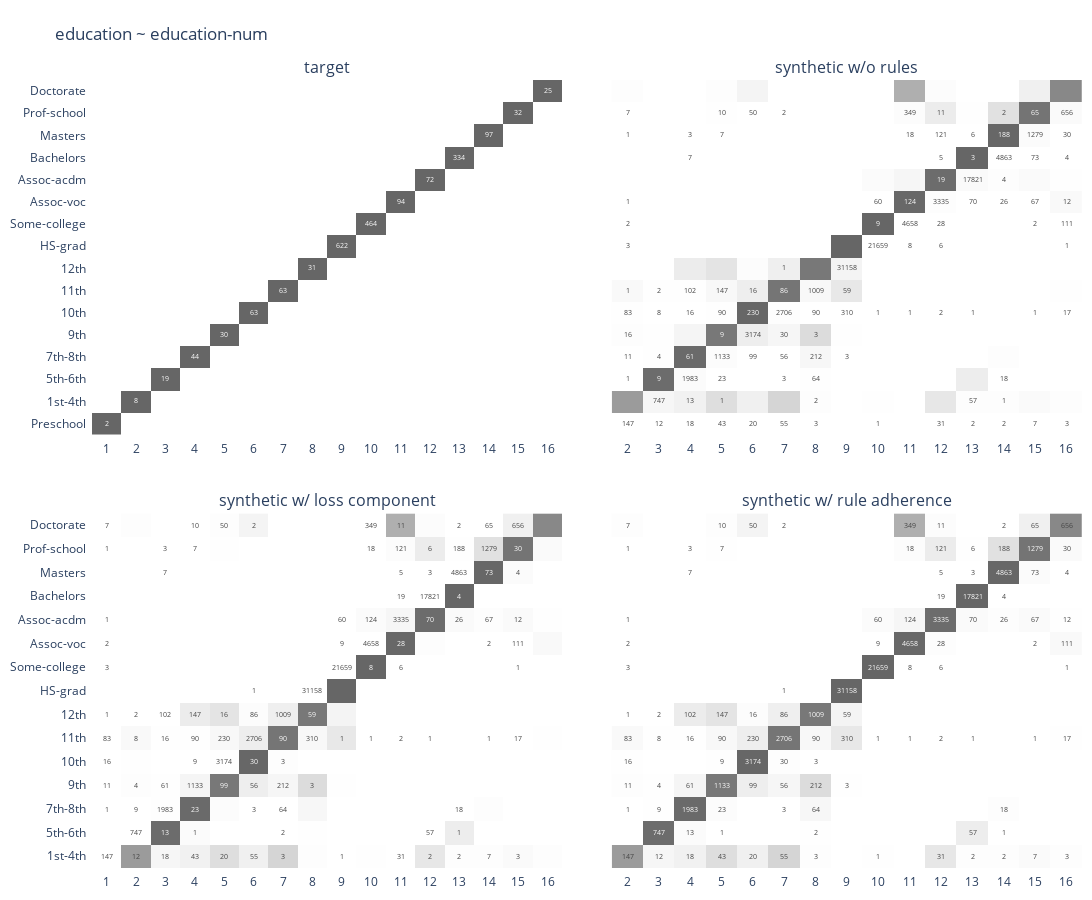

The notebook cell this image was saved under:
### Code cell
layout = go.Layout(
    title='education ~ education-num',
    plot_bgcolor="rgba(0,0,0,0)",
    autosize=False,
    height=900,
    width=1100,
    margin=dict(l=10, r=10, b=10, t=80, pad=5),
    showlegend=False,
)
fig = go.Figure(layout=layout).set_subplots(
    rows=2,
    cols=2,
    horizontal_spacing=0.05,
    vertical_spacing=0.10,
    shared_yaxes=True,
    shared_xaxes=True,
    subplot_titles=("target", 
                    "synthetic w/o rules", 
                    "synthetic w/ loss component", 
                    "synthetic w/ rule adherence"),
)

def heat(data):
    df = data[['education', 'education-num']].value_counts().to_frame('cnt').reset_index()
    df = pd.merge(df, edu, how='left', on=['education', 'education-num']).fillna(1000).sort_values('sort_idx')
    df["share_by_row"] = df["cnt"] / df.groupby("education")["cnt"].transform("sum")
    df["text"] = (df[["share_by_row"]] * 100).round(1)
    heat = go.Heatmap(
        x=df["education-num"],
        y=df["education"],
        z=df["share_by_row"],
        text=df["cnt"],
        texttemplate="%{text}",
        textfont={"size": 7},
        zmin=0,
        zmax=1,
        colorscale=["white", "#A7A7A7", "#7B7B7B", "#666666"],
        showscale=False,
    )
    return heat

fig.add_trace(heat(tgt), row=1, col=1)
fig.add_trace(heat(syn), row=1, col=2)
fig.add_trace(heat(syn_trn), row=2, col=1)
fig.add_trace(heat(syn_gen), row=2, col=2)
fig.update_xaxes(tickangle=0, showticklabels = True, type = 'category')
fig.write_image("adult_education.png")
fig

### Figure 1 — Plotly figure (JSON) as saved in the notebook; plotly's stock layout.template omitted (floating-point values rounded to 4 significant figures)
{"data": [{"colorscale": [[0, "white"], [0.3333, "#A7A7A7"], [0.6667, "#7B7B7B"], [1, "#666666"]], "showscale": false, "text": [2, 8, 19, 44, 30, 63, 63, 31, 622, 464, 94, 72, 334, 97, 32, 25], "textfont": {"size": 7}, "texttemplate": "%{text}", "type": "heatmap", "x": [1, 2, 3, 4, 5, 6, 7, 8, 9, 10, 11, 12, 13, 14, 15, 16], "xaxis": "x", "y": ["Preschool", "1st-4th", "5th-6th", "7th-8th", "9th", "10th", "11th", "12th", "HS-grad", "Some-college", "Assoc-voc", "Assoc-acdm", "Bachelors", "Masters", "Prof-school", "Doctorate"], "yaxis": "y", "z": [1, 1, 1, 1, 1, 1, 1, 1, 1, 1, 1, 1, 1, 1, 1, 1], "zmax": 1, "zmin": 0}, {"colorscale": [[0, "white"], [0.3333, "#A7A7A7"], [0.6667, "#7B7B7B"], [1, "#666666"]], "showscale": false, "text": [147, 747, 1983, 1133, 3174, 2706, 1009, 31158, 21659, 4658, 3335, 17821, 4863, 1279, 656, 5, 4, 4, 3, 3, 3, 3, 6, 4, 6, 8, 7, 7, 7, 8, 3, 9, 9, 9, 10, 7, 3, 2, 3, 1, 1, 1, 1, 1, 1, 1, 1, 1, 3, 1, 2, 2, 2, 2, 11, 2, 2, 2, 2, 1, 11, 17, 12, 64, 65, 67, 70, 73, 83, 86, 90, 90, 61, 99, 111, 121, 124, 147, 188, 212, 230, 310, 349, 102, 12, 60, 57, 13, 16, 16, 16, 1, 18, 18, 18, 19, 59, 20, 26, 28, 30, 30, 31, 43, 50, 55, 56, 23, 1], "textfont": {"size": 7}, "texttemplate": "%{text}", "type": "heatmap", "x": [2, 3, 4, 5, 6, 7, 8, 9, 10, 11, 12, 13, 14, 15, 16, 12, 16, 3, 8, 13, 16, 8, 13, 14, 12, 11, 2, 4, 5, 3, 4, 3, 5, 10, 5, 15, 9, 12, 7, 5, 16, 13, 15, 2, 11, 2, 14, 2, 2, 2, 14, 15, 13, 3, 2, 2, 14, 7, 8, 7, 12, 16, 3, 8, 15, 15, 13, 15, 2, 7, 5, 8, 4, 6, 16, 12, 11, 5, 14, 8, 6, 9, 11, 4, 16, 10, 13, 4, 2, 6, 4, 10, 14, 11, 4, 12, 9, 6, 14, 12, 7, 16, 12, 5, 6, 7, 7, 5, 10], "xaxis": "x2", "y": ["1st-4th", "5th-6th", "7th-8th", "9th", "10th", "11th", "12th", "HS-grad", "Some-college", "Assoc-voc", "Assoc-acdm", "Bachelors", "Masters", "Prof-school", "Doctorate", "Masters", "Masters", "9th", "1st-4th", "Masters", "1st-4th", "10th", "Prof-school", "Bachelors", "Some-college", "Some-college", "Doctorate", "Masters", "Prof-school", "11th", "Prof-school", "7th-8th", "10th", "Assoc-voc", "Doctorate", "1st-4th", "9th", "11th", "7th-8th", "5th-6th", "Some-college", "11th", "11th", "12th", "11th", "Prof-school", "5th-6th", "7th-8th", "Some-college", "Assoc-acdm", "1st-4th", "Assoc-voc", "1st-4th", "12th", "9th", "Assoc-voc", "Doctorate", "Doctorate", "5th-6th", "HS-grad", "Doctorate", "11th", "1st-4th", "7th-8th", "Doctorate", "Assoc-acdm", "Assoc-acdm", "Masters", "11th", "12th", "11th", "11th", "9th", "9th", "Assoc-voc", "Prof-school", "Assoc-acdm", "12th", "Prof-school", "9th", "11th", "11th", "Doctorate", "12th", "Assoc-acdm", "Assoc-acdm", "5th-6th", "5th-6th", "10th", "12th", "11th", "11th", "7th-8th", "Prof-school", "1st-4th", "Bachelors", "12th", "1st-4th", "Assoc-acdm", "Assoc-voc", "10th", "Prof-school", "1st-4th", "1st-4th", "Doctorate", "1st-4th", "9th", "7th-8th", "1st-4th"], "yaxis": "y2", "z": [0.4273, 0.9099, 0.9438, 0.7175, 0.9821, 0.761, 0.7096, 1.0, 0.9992, 0.9684, 0.9026, 0.9987, 0.9814, 0.7737, 0.5694, 0.001009, 0.0008073, 0.002533, 0.008721, 0.0006054, 0.008721, 0.0009282, 0.00363, 0.0002242, 0.0002768, 0.0003691, 0.006076, 0.001413, 0.004235, 0.00225, 0.001815, 0.004284, 0.002785, 0.001871, 0.008681, 0.02035, 0.0019, 0.0005624, 0.001428, 0.001218, 4.613e-05, 0.0002812, 0.0002812, 0.0007032, 0.0002812, 0.000605, 0.001218, 0.000476, 0.0001384, 0.0002706, 0.005814, 0.0004158, 0.005814, 0.001406, 0.006966, 0.0004158, 0.001736, 0.001736, 0.002436, 3.209e-05, 0.009549, 0.004781, 0.03488, 0.03046, 0.05642, 0.01813, 0.01894, 0.01473, 0.02334, 0.06048, 0.02531, 0.02531, 0.03863, 0.0627, 0.02308, 0.0732, 0.03356, 0.1034, 0.1137, 0.1343, 0.06468, 0.08718, 0.303, 0.07173, 0.003248, 0.01624, 0.06943, 0.01583, 0.00495, 0.01125, 0.004499, 0.0002812, 0.008567, 0.01089, 0.05233, 0.001065, 0.04149, 0.05814, 0.007037, 0.005821, 0.009282, 0.01815, 0.09012, 0.125, 0.0434, 0.1599, 0.03547, 0.01095, 0.002907], "zmax": 1, "zmin": 0}, {"colorscale": [[0, "white"], [0.3333, "#A7A7A7"], [0.6667, "#7B7B7B"], [1, "#666666"]], "showscale": false, "text": [147, 747, 1983, 1133, 3174, 2706, 1009, 31158, 21659, 4658, 3335, 17821, 4863, 1279, 656, 5, 4, 4, 3, 3, 3, 3, 6, 4, 6, 8, 7, 7, 7, 8, 3, 9, 9, 9, 10, 7, 3, 2, 3, 1, 1, 1, 1, 1, 1, 1, 1, 1, 3, 1, 2, 2, 2, 2, 11, 2, 2, 2, 2, 1, 11, 17, 12, 64, 65, 67, 70, 73, 83, 86, 90, 90, 61, 99, 111, 121, 124, 147, 188, 212, 230, 310, 349, 102, 12, 60, 57, 13, 16, 16, 16, 1, 18, 18, 18, 19, 59, 20, 26, 28, 30, 30, 31, 43, 50, 55, 56, 23, 1], "textfont": {"size": 7}, "texttemplate": "%{text}", "type": "heatmap", "x": [2, 3, 4, 5, 6, 7, 8, 9, 10, 11, 12, 13, 14, 15, 16, 12, 16, 3, 8, 13, 16, 8, 13, 14, 12, 11, 2, 4, 5, 3, 4, 3, 5, 10, 5, 15, 9, 12, 7, 5, 16, 13, 15, 2, 11, 2, 14, 2, 2, 2, 14, 15, 13, 3, 2, 2, 14, 7, 8, 7, 12, 16, 3, 8, 15, 15, 13, 15, 2, 7, 5, 8, 4, 6, 16, 12, 11, 5, 14, 8, 6, 9, 11, 4, 16, 10, 13, 4, 2, 6, 4, 10, 14, 11, 4, 12, 9, 6, 14, 12, 7, 16, 12, 5, 6, 7, 7, 5, 10], "xaxis": "x3", "y": ["1st-4th", "5th-6th", "7th-8th", "9th", "10th", "11th", "12th", "HS-grad", "Some-college", "Assoc-voc", "Assoc-acdm", "Bachelors", "Masters", "Prof-school", "Doctorate", "Masters", "Masters", "9th", "1st-4th", "Masters", "1st-4th", "10th", "Prof-school", "Bachelors", "Some-college", "Some-college", "Doctorate", "Masters", "Prof-school", "11th", "Prof-school", "7th-8th", "10th", "Assoc-voc", "Doctorate", "1st-4th", "9th", "11th", "7th-8th", "5th-6th", "Some-college", "11th", "11th", "12th", "11th", "Prof-school", "5th-6th", "7th-8th", "Some-college", "Assoc-acdm", "1st-4th", "Assoc-voc", "1st-4th", "12th", "9th", "Assoc-voc", "Doctorate", "Doctorate", "5th-6th", "HS-grad", "Doctorate", "11th", "1st-4th", "7th-8th", "Doctorate", "Assoc-acdm", "Assoc-acdm", "Masters", "11th", "12th", "11th", "11th", "9th", "9th", "Assoc-voc", "Prof-school", "Assoc-acdm", "12th", "Prof-school", "9th", "11th", "11th", "Doctorate", "12th", "Assoc-acdm", "Assoc-acdm", "5th-6th", "5th-6th", "10th", "12th", "11th", "11th", "7th-8th", "Prof-school", "1st-4th", "Bachelors", "12th", "1st-4th", "Assoc-acdm", "Assoc-voc", "10th", "Prof-school", "1st-4th", "1st-4th", "Doctorate", "1st-4th", "9th", "7th-8th", "1st-4th"], "yaxis": "y3", "z": [0.4273, 0.9099, 0.9438, 0.7175, 0.9821, 0.761, 0.7096, 1.0, 0.9992, 0.9684, 0.9026, 0.9987, 0.9814, 0.7737, 0.5694, 0.001009, 0.0008073, 0.002533, 0.008721, 0.0006054, 0.008721, 0.0009282, 0.00363, 0.0002242, 0.0002768, 0.0003691, 0.006076, 0.001413, 0.004235, 0.00225, 0.001815, 0.004284, 0.002785, 0.001871, 0.008681, 0.02035, 0.0019, 0.0005624, 0.001428, 0.001218, 4.613e-05, 0.0002812, 0.0002812, 0.0007032, 0.0002812, 0.000605, 0.001218, 0.000476, 0.0001384, 0.0002706, 0.005814, 0.0004158, 0.005814, 0.001406, 0.006966, 0.0004158, 0.001736, 0.001736, 0.002436, 3.209e-05, 0.009549, 0.004781, 0.03488, 0.03046, 0.05642, 0.01813, 0.01894, 0.01473, 0.02334, 0.06048, 0.02531, 0.02531, 0.03863, 0.0627, 0.02308, 0.0732, 0.03356, 0.1034, 0.1137, 0.1343, 0.06468, 0.08718, 0.303, 0.07173, 0.003248, 0.01624, 0.06943, 0.01583, 0.00495, 0.01125, 0.004499, 0.0002812, 0.008567, 0.01089, 0.05233, 0.001065, 0.04149, 0.05814, 0.007037, 0.005821, 0.009282, 0.01815, 0.09012, 0.125, 0.0434, 0.1599, 0.03547, 0.01095, 0.002907], "zmax": 1, "zmin": 0}, {"colorscale": [[0, "white"], [0.3333, "#A7A7A7"], [0.6667, "#7B7B7B"], [1, "#666666"]], "showscale": false, "text": [147, 747, 1983, 1133, 3174, 2706, 1009, 31158, 21659, 4658, 3335, 17821, 4863, 1279, 656, 5, 4, 4, 3, 3, 3, 3, 6, 4, 6, 8, 7, 7, 7, 8, 3, 9, 9, 9, 10, 7, 3, 2, 3, 1, 1, 1, 1, 1, 1, 1, 1, 1, 3, 1, 2, 2, 2, 2, 11, 2, 2, 2, 2, 1, 11, 17, 12, 64, 65, 67, 70, 73, 83, 86, 90, 90, 61, 99, 111, 121, 124, 147, 188, 212, 230, 310, 349, 102, 12, 60, 57, 13, 16, 16, 16, 1, 18, 18, 18, 19, 59, 20, 26, 28, 30, 30, 31, 43, 50, 55, 56, 23, 1], "textfont": {"size": 7}, "texttemplate": "%{text}", "type": "heatmap", "x": [2, 3, 4, 5, 6, 7, 8, 9, 10, 11, 12, 13, 14, 15, 16, 12, 16, 3, 8, 13, 16, 8, 13, 14, 12, 11, 2, 4, 5, 3, 4, 3, 5, 10, 5, 15, 9, 12, 7, 5, 16, 13, 15, 2, 11, 2, 14, 2, 2, 2, 14, 15, 13, 3, 2, 2, 14, 7, 8, 7, 12, 16, 3, 8, 15, 15, 13, 15, 2, 7, 5, 8, 4, 6, 16, 12, 11, 5, 14, 8, 6, 9, 11, 4, 16, 10, 13, 4, 2, 6, 4, 10, 14, 11, 4, 12, 9, 6, 14, 12, 7, 16, 12, 5, 6, 7, 7, 5, 10], "xaxis": "x4", "y": ["1st-4th", "5th-6th", "7th-8th", "9th", "10th", "11th", "12th", "HS-grad", "Some-college", "Assoc-voc", "Assoc-acdm", "Bachelors", "Masters", "Prof-school", "Doctorate", "Masters", "Masters", "9th", "1st-4th", "Masters", "1st-4th", "10th", "Prof-school", "Bachelors", "Some-college", "Some-college", "Doctorate", "Masters", "Prof-school", "11th", "Prof-school", "7th-8th", "10th", "Assoc-voc", "Doctorate", "1st-4th", "9th", "11th", "7th-8th", "5th-6th", "Some-college", "11th", "11th", "12th", "11th", "Prof-school", "5th-6th", "7th-8th", "Some-college", "Assoc-acdm", "1st-4th", "Assoc-voc", "1st-4th", "12th", "9th", "Assoc-voc", "Doctorate", "Doctorate", "5th-6th", "HS-grad", "Doctorate", "11th", "1st-4th", "7th-8th", "Doctorate", "Assoc-acdm", "Assoc-acdm", "Masters", "11th", "12th", "11th", "11th", "9th", "9th", "Assoc-voc", "Prof-school", "Assoc-acdm", "12th", "Prof-school", "9th", "11th", "11th", "Doctorate", "12th", "Assoc-acdm", "Assoc-acdm", "5th-6th", "5th-6th", "10th", "12th", "11th", "11th", "7th-8th", "Prof-school", "1st-4th", "Bachelors", "12th", "1st-4th", "Assoc-acdm", "Assoc-voc", "10th", "Prof-school", "1st-4th", "1st-4th", "Doctorate", "1st-4th", "9th", "7th-8th", "1st-4th"], "yaxis": "y4", "z": [0.4273, 0.9099, 0.9438, 0.7175, 0.9821, 0.761, 0.7096, 1.0, 0.9992, 0.9684, 0.9026, 0.9987, 0.9814, 0.7737, 0.5694, 0.001009, 0.0008073, 0.002533, 0.008721, 0.0006054, 0.008721, 0.0009282, 0.00363, 0.0002242, 0.0002768, 0.0003691, 0.006076, 0.001413, 0.004235, 0.00225, 0.001815, 0.004284, 0.002785, 0.001871, 0.008681, 0.02035, 0.0019, 0.0005624, 0.001428, 0.001218, 4.613e-05, 0.0002812, 0.0002812, 0.0007032, 0.0002812, 0.000605, 0.001218, 0.000476, 0.0001384, 0.0002706, 0.005814, 0.0004158, 0.005814, 0.001406, 0.006966, 0.0004158, 0.001736, 0.001736, 0.002436, 3.209e-05, 0.009549, 0.004781, 0.03488, 0.03046, 0.05642, 0.01813, 0.01894, 0.01473, 0.02334, 0.06048, 0.02531, 0.02531, 0.03863, 0.0627, 0.02308, 0.0732, 0.03356, 0.1034, 0.1137, 0.1343, 0.06468, 0.08718, 0.303, 0.07173, 0.003248, 0.01624, 0.06943, 0.01583, 0.00495, 0.01125, 0.004499, 0.0002812, 0.008567, 0.01089, 0.05233, 0.001065, 0.04149, 0.05814, 0.007037, 0.005821, 0.009282, 0.01815, 0.09012, 0.125, 0.0434, 0.1599, 0.03547, 0.01095, 0.002907], "zmax": 1, "zmin": 0}], "layout": {"annotations": [{"font": {"size": 16}, "showarrow": false, "text": "target", "x": 0.2375, "xanchor": "center", "xref": "paper", "y": 1, "yanchor": "bottom", "yref": "paper"}, {"font": {"size": 16}, "showarrow": false, "text": "synthetic w/o rules", "x": 0.7625, "xanchor": "center", "xref": "paper", "y": 1, "yanchor": "bottom", "yref": "paper"}, {"font": {"size": 16}, "showarrow": false, "text": "synthetic w/ loss component", "x": 0.2375, "xanchor": "center", "xref": "paper", "y": 0.45, "yanchor": "bottom", "yref": "paper"}, {"font": {"size": 16}, "showarrow": false, "text": "synthetic w/ rule adherence", "x": 0.7625, "xanchor": "center", "xref": "paper", "y": 0.45, "yanchor": "bottom", "yref": "paper"}], "autosize": false, "height": 900, "margin": {"b": 10, "l": 10, "pad": 5, "r": 10, "t": 80}, "plot_bgcolor": "rgba(0, 0, 0, 0)", "showlegend": false, "title": {"text": "education ~ education-num"}, "width": 1100, "xaxis": {"anchor": "y", "autorange": true, "domain": [0, 0.475], "matches": "x3", "range": [-0.5, 15.5], "showticklabels": true, "tickangle": 0, "type": "category"}, "xaxis2": {"anchor": "y2", "autorange": true, "domain": [0.525, 1], "matches": "x4", "range": [-0.5, 14.5], "showticklabels": true, "tickangle": 0, "type": "category"}, "xaxis3": {"anchor": "y3", "autorange": true, "domain": [0, 0.475], "range": [-0.5, 15.5], "showticklabels": true, "tickangle": 0, "type": "category"}, "xaxis4": {"anchor": "y4", "autorange": true, "domain": [0.525, 1], "range": [-0.5, 14.5], "showticklabels": true, "tickangle": 0, "type": "category"}, "yaxis": {"anchor": "x", "autorange": true, "domain": [0.55, 1], "range": [-0.5, 15.5], "type": "category"}, "yaxis2": {"anchor": "x2", "autorange": true, "domain": [0.55, 1], "matches": "y", "range": [-0.5, 15.5], "showticklabels": false, "type": "category"}, "yaxis3": {"anchor": "x3", "autorange": true, "domain": [0, 0.45], "range": [-0.5, 14.5], "type": "category"}, "yaxis4": {"anchor": "x4", "autorange": true, "domain": [0, 0.45], "matches": "y3", "range": [-0.5, 14.5], "showticklabels": false, "type": "category"}}}
